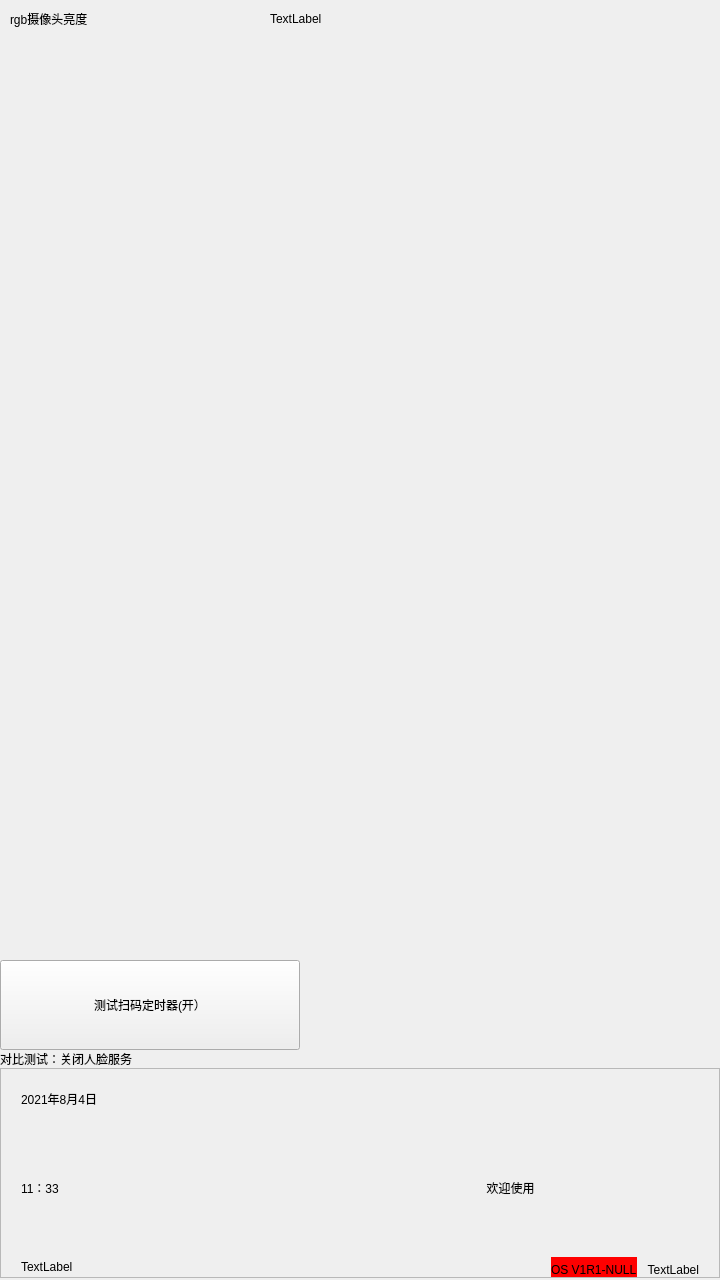
<?xml version="1.0" encoding="UTF-8"?>
<ui version="4.0">
 <class>widgetRun</class>
 <widget class="QWidget" name="widgetRun">
  <property name="geometry">
   <rect>
    <x>0</x>
    <y>0</y>
    <width>720</width>
    <height>1280</height>
   </rect>
  </property>
  <property name="minimumSize">
   <size>
    <width>720</width>
    <height>1280</height>
   </size>
  </property>
  <property name="windowTitle">
   <string>Form</string>
  </property>
  <layout class="QVBoxLayout" name="verticalLayout">
   <property name="spacing">
    <number>0</number>
   </property>
   <property name="leftMargin">
    <number>0</number>
   </property>
   <property name="topMargin">
    <number>0</number>
   </property>
   <property name="rightMargin">
    <number>0</number>
   </property>
   <property name="bottomMargin">
    <number>0</number>
   </property>
   <item>
    <layout class="QHBoxLayout" name="debug_rgb_light">
     <property name="leftMargin">
      <number>10</number>
     </property>
     <property name="topMargin">
      <number>10</number>
     </property>
     <property name="rightMargin">
      <number>10</number>
     </property>
     <property name="bottomMargin">
      <number>10</number>
     </property>
     <item>
      <widget class="QLabel" name="rgb_label">
       <property name="minimumSize">
        <size>
         <width>260</width>
         <height>0</height>
        </size>
       </property>
       <property name="maximumSize">
        <size>
         <width>260</width>
         <height>16777215</height>
        </size>
       </property>
       <property name="text">
        <string>rgb摄像头亮度</string>
       </property>
      </widget>
     </item>
     <item>
      <widget class="QLabel" name="rgb_light">
       <property name="text">
        <string>TextLabel</string>
       </property>
      </widget>
     </item>
    </layout>
   </item>
   <item>
    <spacer name="verticalSpacer">
     <property name="orientation">
      <enum>Qt::Vertical</enum>
     </property>
     <property name="sizeHint" stdset="0">
      <size>
       <width>20</width>
       <height>1067</height>
      </size>
     </property>
    </spacer>
   </item>
   <item>
    <widget class="QPushButton" name="qrscan_test">
     <property name="minimumSize">
      <size>
       <width>0</width>
       <height>90</height>
      </size>
     </property>
     <property name="maximumSize">
      <size>
       <width>300</width>
       <height>16777215</height>
      </size>
     </property>
     <property name="text">
      <string>测试扫码定时器(开）</string>
     </property>
    </widget>
   </item>
   <item>
    <widget class="QLabel" name="debug_label">
     <property name="text">
      <string>对比测试：关闭人脸服务</string>
     </property>
    </widget>
   </item>
   <item>
    <widget class="QFrame" name="det_info">
     <property name="minimumSize">
      <size>
       <width>0</width>
       <height>210</height>
      </size>
     </property>
     <property name="maximumSize">
      <size>
       <width>16777215</width>
       <height>210</height>
      </size>
     </property>
     <property name="frameShape">
      <enum>QFrame::StyledPanel</enum>
     </property>
     <property name="frameShadow">
      <enum>QFrame::Raised</enum>
     </property>
     <layout class="QVBoxLayout" name="verticalLayout_4">
      <property name="spacing">
       <number>0</number>
      </property>
      <property name="leftMargin">
       <number>20</number>
      </property>
      <property name="topMargin">
       <number>10</number>
      </property>
      <property name="rightMargin">
       <number>20</number>
      </property>
      <property name="bottomMargin">
       <number>0</number>
      </property>
      <item>
       <layout class="QHBoxLayout" name="horizontalLayout" stretch="4,5">
        <property name="spacing">
         <number>0</number>
        </property>
        <item>
         <layout class="QVBoxLayout" name="verticalLayout_2">
          <property name="topMargin">
           <number>0</number>
          </property>
          <property name="bottomMargin">
           <number>0</number>
          </property>
          <item>
           <widget class="QLabel" name="show_date">
            <property name="minimumSize">
             <size>
              <width>0</width>
              <height>40</height>
             </size>
            </property>
            <property name="maximumSize">
             <size>
              <width>16777215</width>
              <height>40</height>
             </size>
            </property>
            <property name="text">
             <string>2021年8月4日</string>
            </property>
           </widget>
          </item>
          <item>
           <widget class="QLabel" name="show_time">
            <property name="text">
             <string>11：33</string>
            </property>
           </widget>
          </item>
          <item>
           <widget class="QLabel" name="show_cpu_temp">
            <property name="minimumSize">
             <size>
              <width>0</width>
              <height>20</height>
             </size>
            </property>
            <property name="maximumSize">
             <size>
              <width>16777215</width>
              <height>20</height>
             </size>
            </property>
            <property name="text">
             <string>TextLabel</string>
            </property>
           </widget>
          </item>
         </layout>
        </item>
        <item>
         <layout class="QVBoxLayout" name="verticalLayout_3" stretch="0,0,0">
          <property name="spacing">
           <number>0</number>
          </property>
          <item>
           <layout class="QHBoxLayout" name="horizontalLayout_2">
            <property name="spacing">
             <number>0</number>
            </property>
            <property name="leftMargin">
             <number>0</number>
            </property>
            <property name="bottomMargin">
             <number>0</number>
            </property>
            <item>
             <spacer name="horizontalSpacer_2">
              <property name="orientation">
               <enum>Qt::Horizontal</enum>
              </property>
              <property name="sizeType">
               <enum>QSizePolicy::Expanding</enum>
              </property>
              <property name="sizeHint" stdset="0">
               <size>
                <width>40</width>
                <height>20</height>
               </size>
              </property>
             </spacer>
            </item>
            <item>
             <widget class="QLabel" name="show_net">
              <property name="minimumSize">
               <size>
                <width>60</width>
                <height>60</height>
               </size>
              </property>
              <property name="maximumSize">
               <size>
                <width>60</width>
                <height>60</height>
               </size>
              </property>
              <property name="text">
               <string/>
              </property>
              <property name="alignment">
               <set>Qt::AlignCenter</set>
              </property>
             </widget>
            </item>
           </layout>
          </item>
          <item>
           <widget class="QLabel" name="show_name">
            <property name="minimumSize">
             <size>
              <width>0</width>
              <height>90</height>
             </size>
            </property>
            <property name="text">
             <string>欢迎使用</string>
            </property>
            <property name="alignment">
             <set>Qt::AlignCenter</set>
            </property>
           </widget>
          </item>
          <item>
           <layout class="QHBoxLayout" name="horizontalLayout_4">
            <property name="spacing">
             <number>0</number>
            </property>
            <property name="topMargin">
             <number>20</number>
            </property>
            <property name="bottomMargin">
             <number>0</number>
            </property>
            <item>
             <spacer name="horizontalSpacer">
              <property name="orientation">
               <enum>Qt::Horizontal</enum>
              </property>
              <property name="sizeHint" stdset="0">
               <size>
                <width>40</width>
                <height>20</height>
               </size>
              </property>
             </spacer>
            </item>
            <item>
             <widget class="QLabel" name="kernel_v">
              <property name="minimumSize">
               <size>
                <width>0</width>
                <height>20</height>
               </size>
              </property>
              <property name="maximumSize">
               <size>
                <width>16777215</width>
                <height>20</height>
               </size>
              </property>
              <property name="styleSheet">
               <string notr="true">background-color: rgb(255, 0, 0);</string>
              </property>
              <property name="text">
               <string>OS V1R1-NULL</string>
              </property>
              <property name="alignment">
               <set>Qt::AlignBottom|Qt::AlignLeading|Qt::AlignLeft</set>
              </property>
             </widget>
            </item>
            <item>
             <spacer name="horizontalSpacer_3">
              <property name="orientation">
               <enum>Qt::Horizontal</enum>
              </property>
              <property name="sizeType">
               <enum>QSizePolicy::Minimum</enum>
              </property>
              <property name="sizeHint" stdset="0">
               <size>
                <width>10</width>
                <height>20</height>
               </size>
              </property>
             </spacer>
            </item>
            <item>
             <widget class="QLabel" name="show_version">
              <property name="sizePolicy">
               <sizepolicy hsizetype="Preferred" vsizetype="Preferred">
                <horstretch>0</horstretch>
                <verstretch>20</verstretch>
               </sizepolicy>
              </property>
              <property name="minimumSize">
               <size>
                <width>0</width>
                <height>20</height>
               </size>
              </property>
              <property name="maximumSize">
               <size>
                <width>16777215</width>
                <height>20</height>
               </size>
              </property>
              <property name="contextMenuPolicy">
               <enum>Qt::NoContextMenu</enum>
              </property>
              <property name="text">
               <string>TextLabel</string>
              </property>
              <property name="alignment">
               <set>Qt::AlignBottom|Qt::AlignRight|Qt::AlignTrailing</set>
              </property>
             </widget>
            </item>
           </layout>
          </item>
         </layout>
        </item>
       </layout>
      </item>
     </layout>
    </widget>
   </item>
   <item>
    <widget class="QLabel" name="label">
     <property name="minimumSize">
      <size>
       <width>0</width>
       <height>2</height>
      </size>
     </property>
     <property name="maximumSize">
      <size>
       <width>16777215</width>
       <height>2</height>
      </size>
     </property>
     <property name="text">
      <string/>
     </property>
    </widget>
   </item>
  </layout>
 </widget>
 <resources/>
 <connections/>
</ui>
